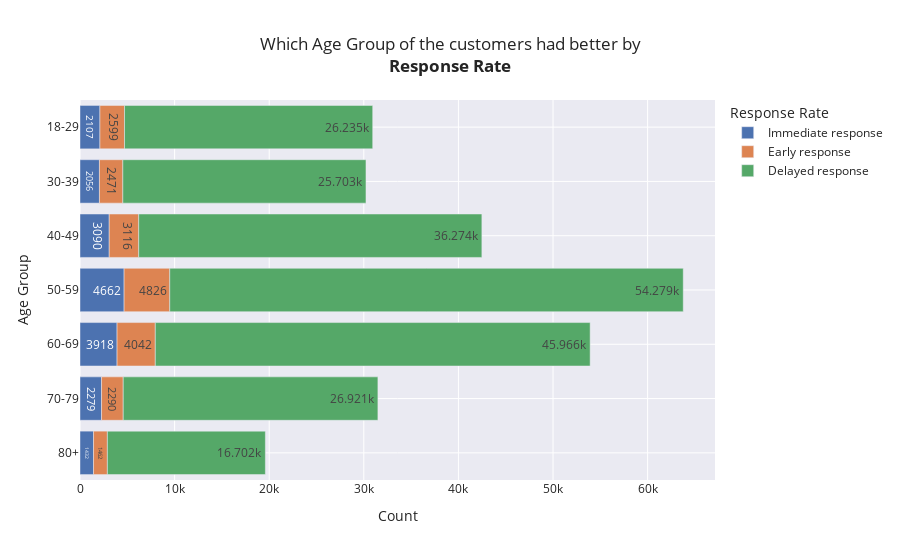

Source (notebook cell):
### Code cell
px.bar(final.groupby(['age_group','Response Rate'],as_index=False)['customer_id'].count().sort_values('age_group',ascending=False),
       x='customer_id',y='age_group',color='Response Rate', template='seaborn',
       text_auto = True,
       labels={'customer_id':'Count','age_group':'Age Group'},
       title='Which Age Group of the customers had better by<b><br>Response Rate')

### Figure 1 — Plotly figure (JSON) as saved in the notebook; plotly's stock layout.template omitted (floating-point values rounded to 4 significant figures)
{"data": [{"alignmentgroup": "True", "hovertemplate": "Response Rate=Immediate response<br>Count=%{x}<br>Age Group=%{y}<extra></extra>", "legendgroup": "Immediate response", "marker": {"color": "rgb(76,114,176)", "pattern": {"shape": ""}}, "name": "Immediate response", "offsetgroup": "Immediate response", "orientation": "h", "showlegend": true, "textposition": "auto", "texttemplate": "%{x}", "type": "bar", "x": [1432, 2279, 3918, 4662, 3090, 2056, 2107], "xaxis": "x", "y": ["80+", "70-79", "60-69", "50-59", "40-49", "30-39", "18-29"], "yaxis": "y"}, {"alignmentgroup": "True", "hovertemplate": "Response Rate=Early response<br>Count=%{x}<br>Age Group=%{y}<extra></extra>", "legendgroup": "Early response", "marker": {"color": "rgb(221,132,82)", "pattern": {"shape": ""}}, "name": "Early response", "offsetgroup": "Early response", "orientation": "h", "showlegend": true, "textposition": "auto", "texttemplate": "%{x}", "type": "bar", "x": [1462, 2290, 4042, 4826, 3116, 2471, 2599], "xaxis": "x", "y": ["80+", "70-79", "60-69", "50-59", "40-49", "30-39", "18-29"], "yaxis": "y"}, {"alignmentgroup": "True", "hovertemplate": "Response Rate=Delayed response<br>Count=%{x}<br>Age Group=%{y}<extra></extra>", "legendgroup": "Delayed response", "marker": {"color": "rgb(85,168,104)", "pattern": {"shape": ""}}, "name": "Delayed response", "offsetgroup": "Delayed response", "orientation": "h", "showlegend": true, "textposition": "auto", "texttemplate": "%{x}", "type": "bar", "x": [16702, 26921, 45966, 54279, 36274, 25703, 26235], "xaxis": "x", "y": ["80+", "70-79", "60-69", "50-59", "40-49", "30-39", "18-29"], "yaxis": "y"}], "layout": {"barmode": "relative", "legend": {"title": {"text": "Response Rate"}, "tracegroupgap": 0}, "title": {"text": "Which Age Group of the customers had better by<b><br>Response Rate"}, "xaxis": {"anchor": "y", "domain": [0, 1], "title": {"text": "Count"}}, "yaxis": {"anchor": "x", "domain": [0, 1], "title": {"text": "Age Group"}}}}
